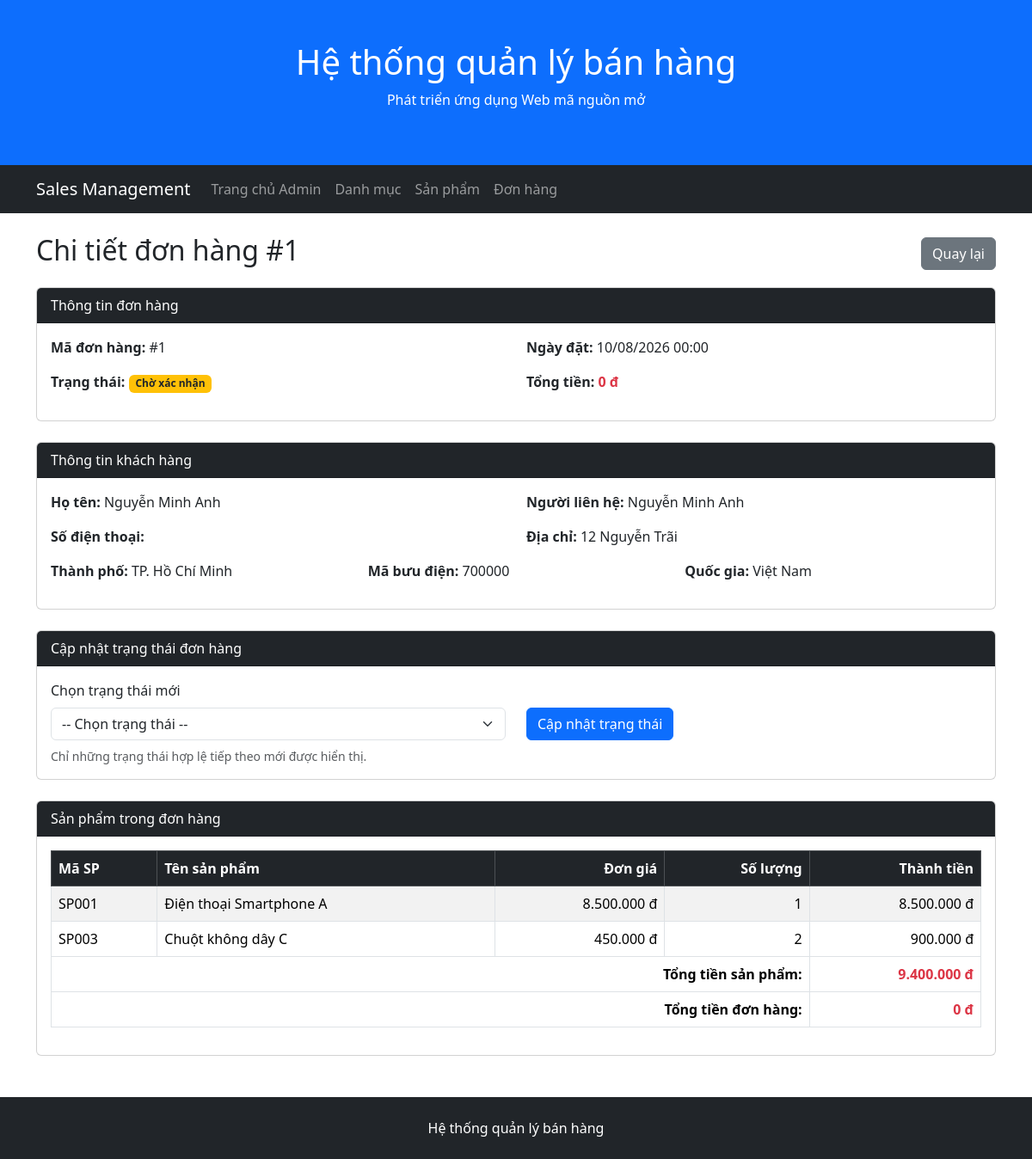
Page /admin/orders/detail.php?id=1 on the committed database.
### tables this page shows
CREATE TABLE orders (
    OrderID INT AUTO_INCREMENT PRIMARY KEY,
    OrderDate DATETIME NOT NULL DEFAULT CURRENT_TIMESTAMP,
    TotalAmount DECIMAL(12,2) NOT NULL DEFAULT 0,
    Status VARCHAR(30) NOT NULL DEFAULT 'Pending',
    CustomerID INT NOT NULL,
    EmployeeID INT,
    ShipperID INT,

    CONSTRAINT chk_orders_total CHECK (TotalAmount >= 0),
    CONSTRAINT fk_orders_customer
        FOREIGN KEY (CustomerID) REFERENCES customers(CustomerID),
    CONSTRAINT fk_orders_employee
        FOREIGN KEY (EmployeeID) REFERENCES employees(EmployeeID),
    CONSTRAINT fk_orders_shipper
        FOREIGN KEY (ShipperID) REFERENCES shippers(ShipperID)
);

CREATE TABLE customers (
    CustomerID INT AUTO_INCREMENT PRIMARY KEY,
    CustomerName VARCHAR(100) NOT NULL,
    ContactName VARCHAR(100),
    Address VARCHAR(200),
    City VARCHAR(100),
    PostalCode VARCHAR(20),
    Country VARCHAR(100),
    Phone VARCHAR(20),
    Email VARCHAR(255) NULL,
    PasswordHash VARCHAR(255) NULL,

    CONSTRAINT uq_customers_email UNIQUE (Email)
);

CREATE TABLE orderdetail (
    OrderDetailID INT AUTO_INCREMENT PRIMARY KEY,
    Quantity INT NOT NULL,
    UnitPrice DECIMAL(12,2) NOT NULL,
    OrderID INT NOT NULL,
    ProductID INT NOT NULL,

    CONSTRAINT chk_orderdetail_quantity CHECK (Quantity > 0),
    CONSTRAINT chk_orderdetail_unitprice CHECK (UnitPrice >= 0),
    CONSTRAINT fk_orderdetail_order
        FOREIGN KEY (OrderID)
        REFERENCES orders(OrderID)
        ON DELETE CASCADE,
    CONSTRAINT fk_orderdetail_product
        FOREIGN KEY (ProductID) REFERENCES products(ProductID)
);

CREATE TABLE products (
    ProductID INT AUTO_INCREMENT PRIMARY KEY,
    ProductCode VARCHAR(50) NOT NULL UNIQUE,
    ProductName VARCHAR(255) NOT NULL,
    Description TEXT,
    Unit VARCHAR(20),
    Price DECIMAL(12,2) NOT NULL DEFAULT 0,
    StockQuantity INT NOT NULL DEFAULT 0,
    IsActive BOOLEAN NOT NULL DEFAULT TRUE,
    SupplierID INT NOT NULL,
    CategoryID INT NOT NULL,

    CONSTRAINT chk_products_price CHECK (Price >= 0),
    CONSTRAINT chk_products_stock CHECK (StockQuantity >= 0),
    CONSTRAINT fk_products_supplier
        FOREIGN KEY (SupplierID) REFERENCES suppliers(SupplierID),
    CONSTRAINT fk_products_category
        FOREIGN KEY (CategoryID) REFERENCES categories(CategoryID)
);

### public/admin/orders/detail.php (the view, shortened to what this page needs)
<?php
require_once '/var/www/src/config/database.php';
$orderID = isset($_GET['id']) ? (int) $_GET['id'] : 0;
$allowedTransitions = [
    'Pending' => [
        'Confirmed',
        'Cancelled'
    ],
    'Confirmed' => [
        'Shipping',
        'Cancelled'
    ],
    'Shipping' => [
        'Completed',
        'Cancelled'
    ],
    'Completed' => [],
    'Cancelled' => []
];
$statusLabels = [
    'Pending' => 'Chờ xác nhận',
    'Confirmed' => 'Đã xác nhận',
    'Shipping' => 'Đang giao hàng',
    'Completed' => 'Hoàn thành',
    'Cancelled' => 'Đã hủy'
];
$statusClasses = [
    'Pending' => 'bg-warning text-dark',
    'Confirmed' => 'bg-primary',
    'Shipping' => 'bg-info text-dark',
    'Completed' => 'bg-success',
    'Cancelled' => 'bg-secondary'
];
$stmt = $conn->prepare("
    SELECT
        o.OrderID,
        o.OrderDate,
        o.TotalAmount,
        o.Status,
        c.CustomerName,
        c.ContactName,
        c.Phone,
        c.Address,
        c.City,
        c.PostalCode,
        c.Country
    FROM orders AS o
    INNER JOIN customers AS c
        ON o.CustomerID = c.CustomerID
    WHERE o.OrderID = ?
");
$stmt->bind_param('i', $orderID);
$stmt->execute();
$result = $stmt->get_result();
$order = $result->fetch_assoc();
$stmt = $conn->prepare("
    SELECT
        od.ProductID,
        p.ProductCode,
        p.ProductName,
        od.Quantity,
        od.UnitPrice
    FROM orderdetail AS od
    INNER JOIN products AS p
        ON od.ProductID = p.ProductID
    WHERE od.OrderID = ?
    ORDER BY od.OrderDetailID
");
$stmt->bind_param('i', $orderID);
$stmt->execute();
$result = $stmt->get_result();
$orderItems = [];
while ($item = $result->fetch_assoc()) {
    $orderItems[] = $item;
}
$currentStatus = $order['Status'];
$currentStatusLabel = $statusLabels[$currentStatus]
    ?? $currentStatus;
$currentStatusClass = $statusClasses[$currentStatus]
    ?? 'bg-secondary';
$nextStatuses = $allowedTransitions[$currentStatus] ?? [];
$orderDate = date(
    'd/m/Y H:i',
    strtotime($order['OrderDate'])
);
$totalAmount = 0;
foreach ($orderItems as $item) {
    $totalAmount +=
        (float) $item['UnitPrice']
        * (int) $item['Quantity'];
}
require_once '/var/www/src/includes/admin/header.php';
require_once '/var/www/src/includes/admin/navbar.php';
?>
<div class="container mt-4">
    <div class="d-flex justify-content-between align-items-center mb-3">
        <h2>
            Chi tiết đơn hàng #<?= (int) $order['OrderID'] ?>
        </h2>
        <a
            href="/admin/orders/"
            class="btn btn-secondary"
        >
            Quay lại
        </a>
    </div>
    <div class="card mb-4">
        <div class="card-header bg-dark text-white">
            Thông tin đơn hàng
        </div>
        <div class="card-body">
            <div class="row mb-3">
                <div class="col-md-6">
                    <strong>Mã đơn hàng:</strong>
                    #<?= (int) $order['OrderID'] ?>
                </div>
                <div class="col-md-6">
                    <strong>Ngày đặt:</strong>
                    <?= htmlspecialchars($orderDate) ?>
                </div>
            </div>
            <div class="row mb-3">
                <div class="col-md-6">
                    <strong>Trạng thái:</strong>
                    <span class="badge <?= $currentStatusClass ?>">
                        <?= htmlspecialchars($currentStatusLabel) ?>
                    </span>
                </div>
                <div class="col-md-6">
                    <strong>Tổng tiền:</strong>
                    <span class="text-danger fw-bold">
                        <?= number_format(
                            (float) $order['TotalAmount'],
                            0,
                            ',',
                            '.'
                        ) ?> đ
                    </span>
                </div>
            </div>
        </div>
    </div>
    <div class="card mb-4">
        <div class="card-header bg-dark text-white">
            Thông tin khách hàng
        </div>
        <div class="card-body">
            <div class="row mb-3">
                <div class="col-md-6">
                    <strong>Họ tên:</strong>
                    <?= htmlspecialchars($order['CustomerName']) ?>
                </div>
                <div class="col-md-6">
                    <strong>Người liên hệ:</strong>
                    <?= htmlspecialchars($order['ContactName'] ?? '') ?>
                </div>
            </div>
            <div class="row mb-3">
                <div class="col-md-6">
                    <strong>Số điện thoại:</strong>
                </div>
                <div class="col-md-6">
                    <strong>Địa chỉ:</strong>
                    <?= htmlspecialchars($order['Address'] ?? '') ?>
                </div>
            </div>
            <div class="row mb-3">
                <div class="col-md-4">
                    <strong>Thành phố:</strong>
                    <?= htmlspecialchars($order['City'] ?? '') ?>
                </div>
                <div class="col-md-4">
                    <strong>Mã bưu điện:</strong>
                    <?= htmlspecialchars($order['PostalCode'] ?? '') ?>
                </div>
                <div class="col-md-4">
                    <strong>Quốc gia:</strong>
                    <?= htmlspecialchars($order['Country'] ?? '') ?>
                </div>
            </div>
        </div>
    </div>
    <div class="card mb-4">
        <div class="card-header bg-dark text-white">
            Cập nhật trạng thái đơn hàng
        </div>
        <div class="card-body">
            <?php if (count($nextStatuses) > 0): ?>
                <form
                    method="post"
                    action="/admin/orders/detail.php?id=<?= (int) $orderID ?>"
                >
                    <div class="row align-items-end">
                        <div class="col-md-6">
                            <label
                                for="new_status"
                                class="form-label"
                            >
                                Chọn trạng thái mới
                            </label>
                            <select
                                name="new_status"
                                id="new_status"
                                class="form-select"
                                required
                            >
                                <option value="">
                                    -- Chọn trạng thái --
                                </option>
                            </select>
                        </div>
                        <div class="col-md-6 mt-3 mt-md-0">
                            <button
                                type="submit"
                                name="update_status"
                                value="1"
                                class="btn btn-primary"
                                onclick="return confirm('Bạn có chắc muốn cập nhật trạng thái đơn hàng?');"
                            >
                                Cập nhật trạng thái
                            </button>
                        </div>
                    </div>
                </form>
                <div class="form-text mt-2">
                    Chỉ những trạng thái hợp lệ tiếp theo mới được hiển thị.
                </div>
            <?php endif; ?>
        </div>
    </div>
    <div class="card mb-4">
        <div class="card-header bg-dark text-white">
            Sản phẩm trong đơn hàng
        </div>
        <div class="card-body">
            <div class="table-responsive">
                <table class="table table-bordered table-striped align-middle">
                    <thead class="table-dark">
                        <tr>
                            <th>Mã SP</th>
                            <th>Tên sản phẩm</th>
                            <th class="text-end">Đơn giá</th>
                            <th class="text-end">Số lượng</th>
                            <th class="text-end">Thành tiền</th>
                        </tr>
                    </thead>
                    <tbody>
                    <?php if (count($orderItems) > 0): ?>
                        <?php foreach ($orderItems as $item): ?>
                            <?php
                            $unitPrice = (float) $item['UnitPrice'];
                            $quantity = (int) $item['Quantity'];
                            $subtotal = $unitPrice * $quantity;
                            ?>
                            <tr>
                                <td>
                                    <?= htmlspecialchars($item['ProductCode']) ?>
                                </td>
                                <td>
                                    <?= htmlspecialchars($item['ProductName']) ?>
                                </td>
                                <td class="text-end">
                                    <?= number_format(
                                        $unitPrice,
                                        0,
                                        ',',
                                        '.'
                                    ) ?> đ
                                </td>
                                <td class="text-end">
                                    <?= $quantity ?>
                                </td>
                                <td class="text-end">
                                    <?= number_format(
                                        $subtotal,
                                        0,
                                        ',',
                                        '.'
                                    ) ?> đ
                                </td>
                            </tr>
                        <?php endforeach; ?>
                    <?php endif; ?>
                    </tbody>
                    <tfoot>
                        <tr>
                            <th colspan="4" class="text-end">
                                Tổng tiền sản phẩm:
                            </th>
                            <th class="text-end text-danger">
                                <?= number_format(
                                    $totalAmount,
                                    0,
                                    ',',
                                    '.'
                                ) ?> đ
                            </th>
                        </tr>
                        <tr>
                            <th colspan="4" class="text-end">
                                Tổng tiền đơn hàng:
                            </th>
                            <th class="text-end text-danger">
                                <?= number_format(
                                    (float) $order['TotalAmount'],
                                    0,
                                    ',',
                                    '.'
                                ) ?> đ
                            </th>
                        </tr>
                    </tfoot>
                </table>
            </div>
        </div>
    </div>
</div>
<?php
require_once '/var/www/src/includes/admin/footer.php';
?>

### rows in the picture
orders: OrderID "1", OrderDate "10/08/2026 00:00", Status "Chờ xác nhận", TotalAmount "0", CustomerID.CustomerName "Nguyễn Minh Anh", CustomerID.ContactName "Nguyễn Minh Anh", CustomerID.Address "12 Nguyễn Trãi", CustomerID.City "TP. Hồ Chí Minh", CustomerID.PostalCode "700000", CustomerID.Country "Việt Nam"
orderdetail: ProductID.ProductCode "SP001", ProductID.ProductName "Điện thoại Smartphone A", UnitPrice "8.500.000", Quantity "1", subtotal "8.500.000"
orderdetail: ProductID.ProductCode "SP003", ProductID.ProductName "Chuột không dây C", UnitPrice "450.000", Quantity "2", subtotal "900.000"

### other values in the picture
$totalAmount "9.400.000"
